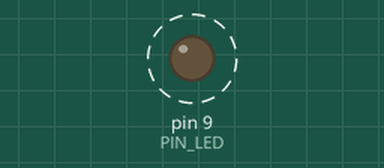
The sketch below on a simulated Arduino Uno, built with avr-gcc and run on an emulated ATmega328P. Shown: output pins drawn as LEDs (lit = HIGH). Dashed ring = blinking.

Above: at 1.05 s.
Timing chart, 0 to 4.0 s (numbered marks = the images above):
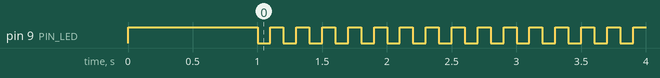

The sketch:

sw2_05P14.ino
```cpp
#define PIN_LED 9

void setup() {
  pinMode(PIN_LED,OUTPUT);
  digitalWrite(PIN_LED,1);
  delay(1000);
}

void loop() {
  digitalWrite(PIN_LED,0);
  delay(100);
  digitalWrite(PIN_LED,1);
  delay(100);
}
```

Measured:
- by itself, pin 9 (PIN_LED): alternates HIGH for 0.10 s and LOW for 0.10 s
